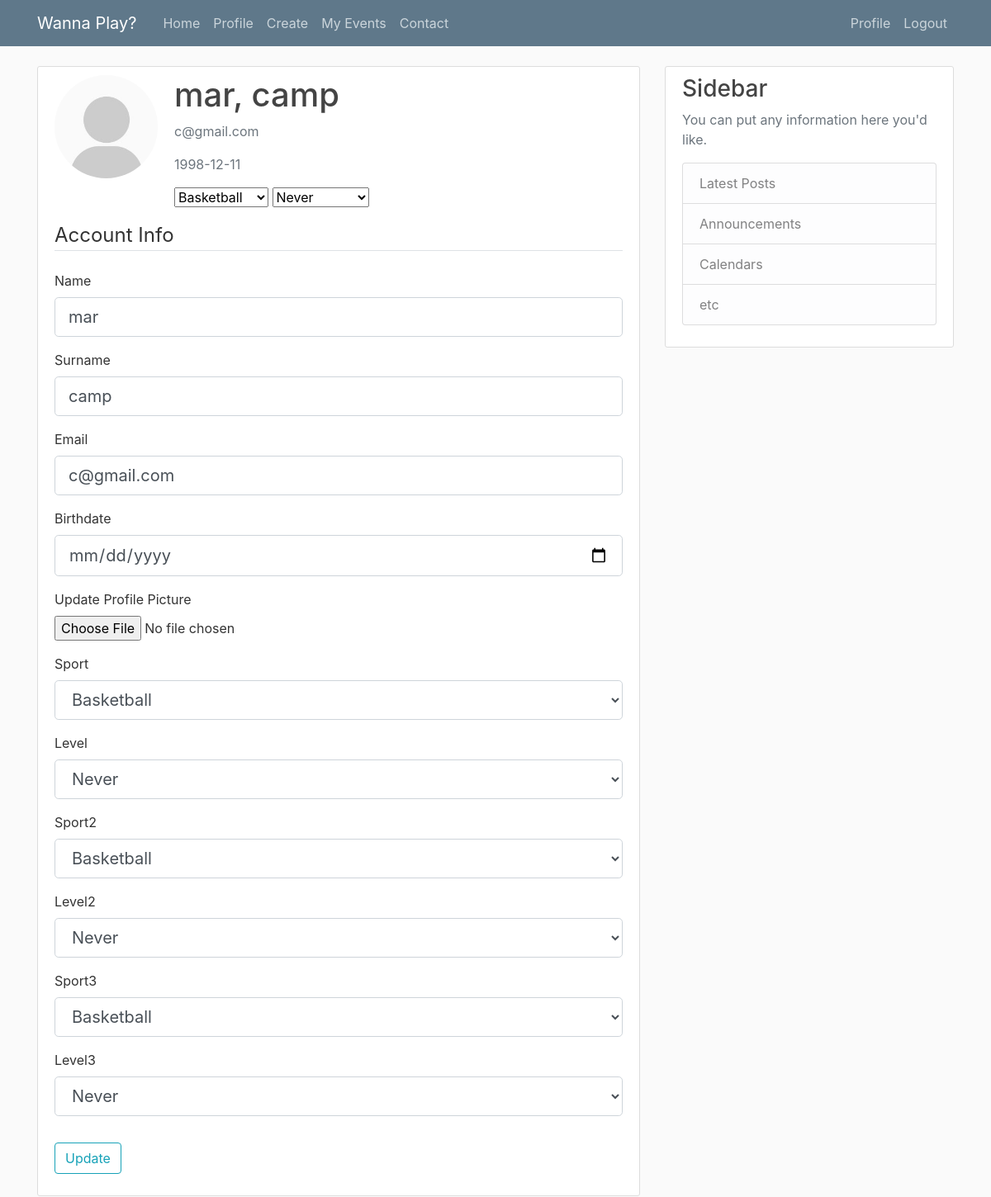
The app's page /profile (signed in) with its own data.
### flaskblog/models.py (models this page shows, shortened)
class User(db.Model, UserMixin):
    __tablename__='user'
    id=db.Column(db.Integer, primary_key=True)
    name = db.Column(db.String(60), nullable=False)
    surname = db.Column(db.String(60), nullable=False)
    birthdate= db.Column(db.Date, nullable=False)
    email=db.Column(db.String(120), unique=True, nullable=False)
    password=db.Column(db.String(60), nullable=False)
    image_file=db.Column(db.String(20), nullable=False, default='default.jpg')
    events=db.relationship('Event', backref='creator', lazy=True)
    sport_played_2 = db.relationship('SportPlayed', foreign_keys=[SportPlayed.u_id], backref='played', lazy=True)
    participant = db.relationship('Participant', foreign_keys=[Participant.u_id], backref='joined', lazy=True)

### flaskblog/routes.py (the view)
@app.route("/profile", methods=['GET', 'POST'])
@login_required
def profile():
    form = UpdateProfileForm()
    available_sports = []
    for x in Sport.query.all():
        s = (str(x.name), str(x.name).capitalize())
        available_sports.append(s)
    form.sport1.choices = available_sports
    form.sport2.choices = available_sports
    form.sport3.choices = available_sports
    if form.validate_on_submit():
        if form.picture.data:
            picture_file = save_picture(form.picture.data)
            current_user.image_file = picture_file
        current_user.name = form.name.data
        current_user.surname = form.surname.data
        current_user.email = form.email.data
        current_user.birthdate = form.birthdate.data
        s1 = Sport.query.filter_by(name=form.sport1.data).first()
        sport_play1 = SportPlayed(level=form.level1.data, played=current_user, sport=s1)
        s2 = Sport.query.filter_by(name=form.sport2.data).first()
        sport_play2 = SportPlayed(level=form.level2.data, played=current_user, sport=s2)
        db.session.add(sport_play1)
        db.session.add(sport_play2)
        db.session.commit()
        flash('Your account has been updated!', 'success')
        return redirect(url_for('profile'))
    elif request.method == 'GET':
        form.name.data = current_user.name
        form.surname.data = current_user.surname
        form.email.data = current_user.email
        form.birthdate.data = current_user.birthdate
        form.level1.data = SportPlayed.query.filter_by(level=form.level1.data).first()
    image_file = url_for('static', filename='profile_pics/' + current_user.image_file)
    return render_template('profile.html', title='Profile',
                           image_file=image_file, form=form)

### flaskblog/models.py (called while the page is built)
@login_manager.user_loader
def load_user(user_id):
    return User.query.get(int(user_id))

### flaskblog/templates/profile.html (shortened to what this page needs)
{% extends "layout.html" %}
{% block content %}
    <div class="content-section">
      <div class="media">
        <img class="rounded-circle account-img" src="{{ image_file }}">
        <div class="media-body">
          <h2 class="account-heading">{{ current_user.name }}, {{ current_user.surname }} </h2>
          <p class="text-secondary">{{ current_user.email }}</p>
            <p class="text-secondary">{{ current_user.birthdate }}</p>
            <p class="text-secondary">{{ form.sport1 }} {{ form.level1 }}</p>
        </div>
      </div>
        <form method="POST" action="" enctype="multipart/form-data">
            <fieldset class="form-group">
                <legend class="border-bottom mb-4">Account Info</legend>
                <div class="form-group">
                    {{ form.name.label(class="form-control-label") }}
                    {% if form.name.errors %}
                        {{ form.name(class="form-control form-control-lg is-invalid") }}
                        <div class="invalid-feedback">
                            {% for error in form.name.errors %}
                                <span>{{ error }}</span>
                            {% endfor %}
                        </div>
                    {% else %}
                        {{ form.name(class="form-control form-control-lg") }}
                    {% endif %}
                </div>
                <div class="form-group">
                    {{ form.surname.label(class="form-control-label") }}
                    {% if form.surname.errors %}
                        {{ form.surname(class="form-control form-control-lg is-invalid") }}
                        <div class="invalid-feedback">
                            {% for error in form.surname.errors %}
                                <span>{{ error }}</span>
                            {% endfor %}
                        </div>
                    {% else %}
                        {{ form.surname(class="form-control form-control-lg") }}
                    {% endif %}
                </div>
                <div class="form-group">
                    {{ form.email.label(class="form-control-label") }}
                    {% if form.email.errors %}
                        {{ form.email(class="form-control form-control-lg is-invalid") }}
                        <div class="invalid-feedback">
                            {% for error in form.email.errors %}
                                <span>{{ error }}</span>
                            {% endfor %}
                        </div>
                    {% else %}
                        {{ form.email(class="form-control form-control-lg") }}
                    {% endif %}
                </div>
                <div class="form-group">
                    {{ form.birthdate.label(class="form-control-label") }}
                    {% if form.birthdate.errors %}
                        {{ form.birthdate(class="form-control form-control-lg is-invalid") }}
                        <div class="invalid-feedback">
                            {% for error in form.birthdate.errors %}
                                <span>{{ error }}</span>
                            {% endfor %}
                        </div>
                    {% else %}
                        {{ form.birthdate(class="form-control form-control-lg") }}
                    {% endif %}
                </div>
                <div class="form-group">
                    {{ form.picture.label() }}
                    {{ form.picture(class="form-control-file") }}
                </div>
                 <div class="form-group">
                    {{ form.sport1.label(class="form-control-label") }}
                    {% if form.sport1.errors %}
                        {{ form.sport1(class="form-control form-control-lg is-invalid") }}
                        <div class="invalid-feedback">
                            {% for error in form.sport1.errors %}
                                <span>{{ error }}</span>
                            {% endfor %}
                        </div>
                    {% else %}
                        {{ form.sport1(class="form-control form-control-lg") }}
                    {% endif %}
                </div>
                <div class="form-group">
                    {{ form.level1.label(class="form-control-label") }}
                    {% if form.level1.errors %}
                        {{ form.level1(class="form-control form-control-lg is-invalid") }}
                        <div class="invalid-feedback">
                            {% for error in form.level1.errors %}
                                <span>{{ error }}</span>
                            {% endfor %}
                        </div>
                    {% else %}
                        {{ form.level1(class="form-control form-control-lg") }}
                    {% endif %}
                </div>
                <div class="form-group">
                    {{ form.sport2.label(class="form-control-label") }}
                    {% if form.sport2.errors %}
                        {{ form.sport2(class="form-control form-control-lg is-invalid") }}
                        <div class="invalid-feedback">
                            {% for error in form.sport2.errors %}
                                <span>{{ error }}</span>
                            {% endfor %}
                        </div>
                    {% else %}
                        {{ form.sport2(class="form-control form-control-lg") }}
                    {% endif %}
                </div>
                <div class="form-group">
                    {{ form.level2.label(class="form-control-label") }}
                    {% if form.level2.errors %}
                        {{ form.level2(class="form-control form-control-lg is-invalid") }}
                        <div class="invalid-feedback">
                            {% for error in form.level2.errors %}
                                <span>{{ error }}</span>
                            {% endfor %}
                        </div>
                    {% else %}
                        {{ form.level2(class="form-control form-control-lg") }}
                    {% endif %}
                </div>
                <div class="form-group">
                    {{ form.sport3.label(class="form-control-label") }}
                    {% if form.sport3.errors %}
                        {{ form.sport3(class="form-control form-control-lg is-invalid") }}
                        <div class="invalid-feedback">
                            {% for error in form.sport3.errors %}
                                <span>{{ error }}</span>
                            {% endfor %}
                        </div>
                    {% else %}
                        {{ form.sport3(class="form-control form-control-lg") }}
                    {% endif %}
                </div>
                <div class="form-group">
                    {{ form.level3.label(class="form-control-label") }}
                    {% if form.level3.errors %}
                        {{ form.level3(class="form-control form-control-lg is-invalid") }}
                        <div class="invalid-feedback">
                            {% for error in form.level3.errors %}
                                <span>{{ error }}</span>
                            {% endfor %}
                        </div>
                    {% else %}
                        {{ form.level3(class="form-control form-control-lg") }}
                    {% endif %}
                </div>
            </fieldset>
            <div class="form-group">
                {{ form.submit(class="btn btn-outline-info") }}
            </div>
        </form>
    </div>
{% endblock content %}

### flaskblog/static/main.css (style rules this page uses)
body { background: #fafafa; color: #333333; margin-top: 5rem; }
h1, h2, h3, h4, h5, h6 { color: #444444; }
.content-section { background: #ffffff; padding: 10px 20px; border: 1px solid #dddddd; border-radius: 3px; margin-bottom: 20px; }
.account-img { height: 125px; width: 125px; margin-right: 20px; margin-bottom: 16px; }
.account-heading { font-size: 2.5rem; }

### records on screen
User: name "mar", surname "camp", email "c@gmail.com", birthdate "1998-12-11"
